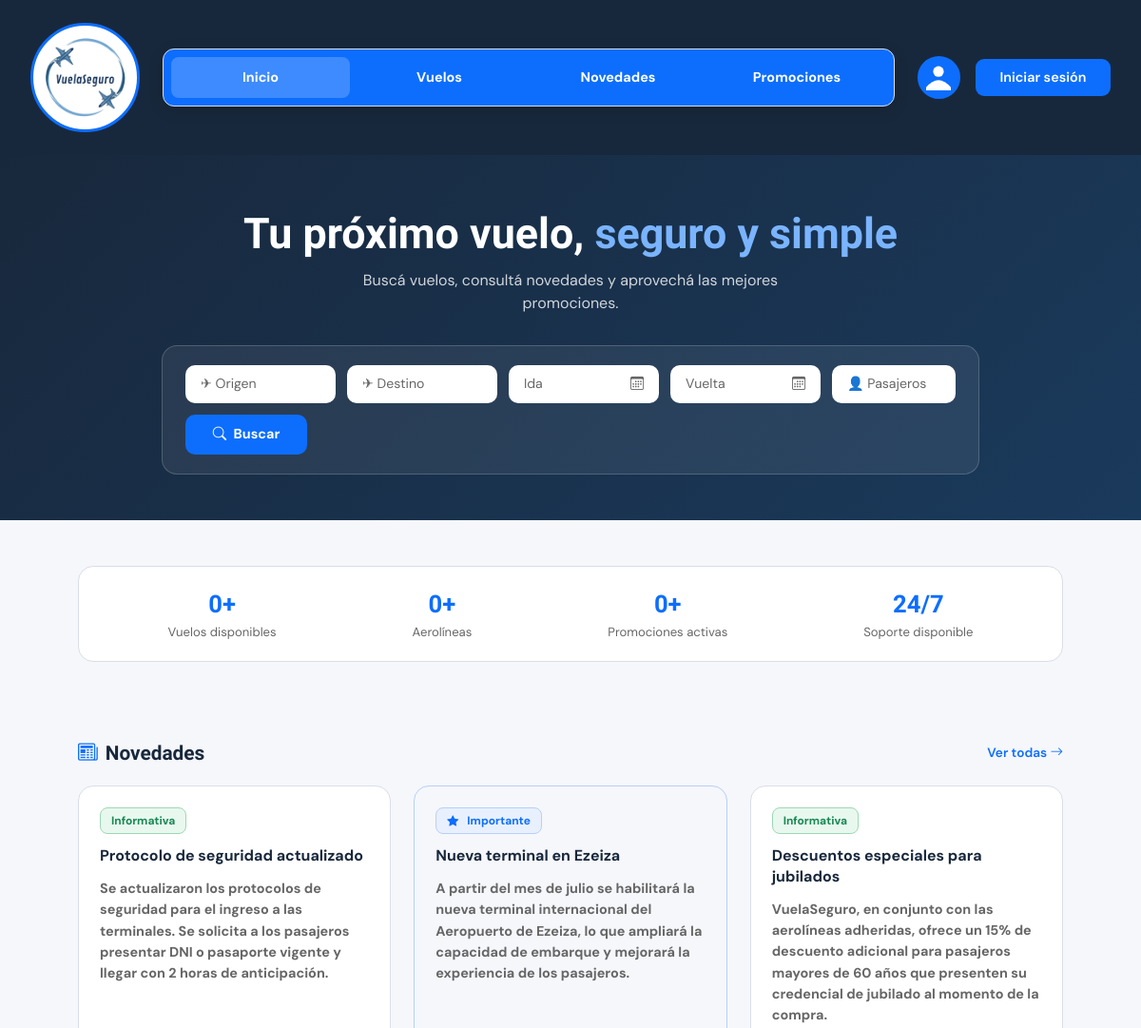
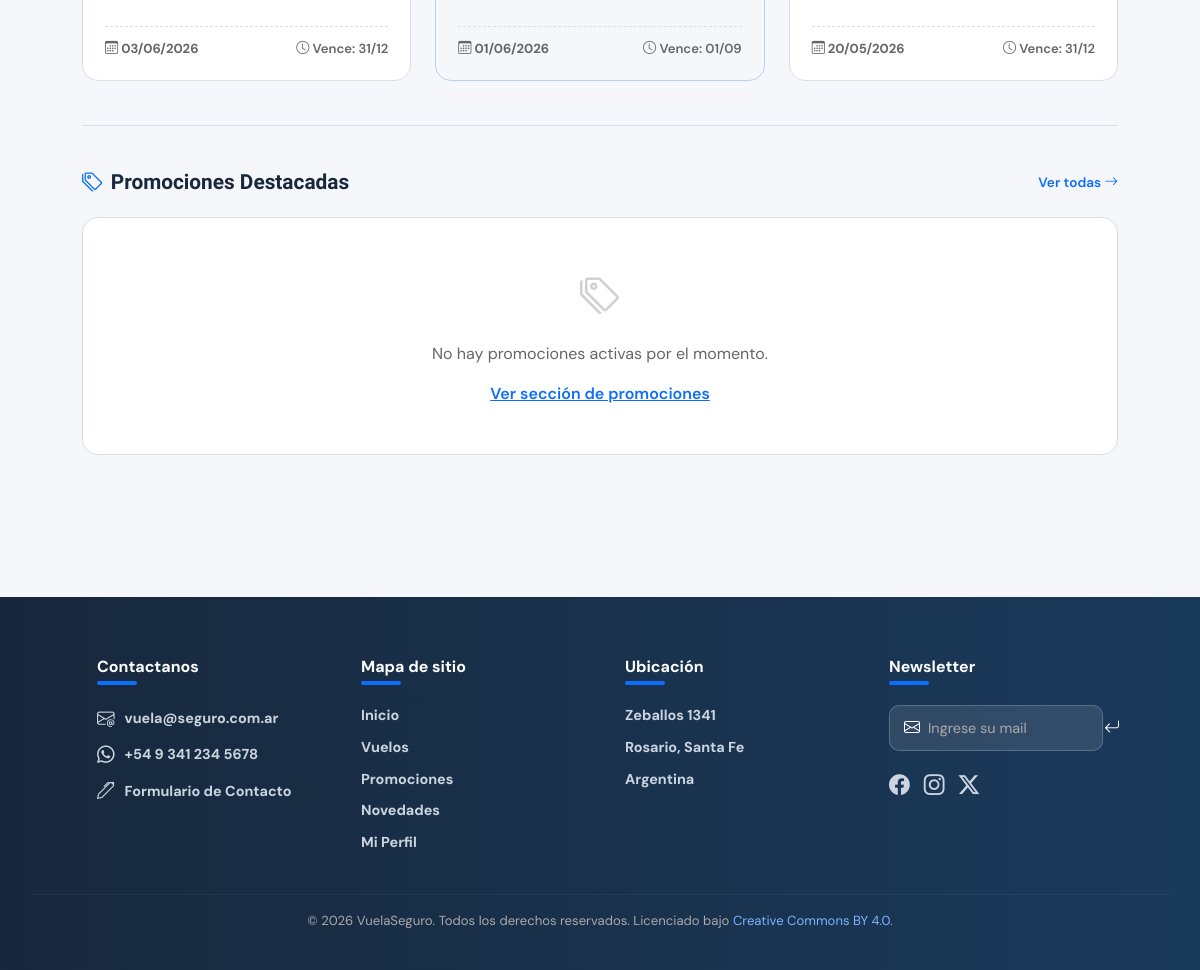
/INDEX/index.php, run on the app's committed database (2 pictures, top to bottom).
### tables this page shows
CREATE TABLE `novedades` (
  `codNovedad` int(11) NOT NULL,
  `TituloNovedad` varchar(50) NOT NULL,
  `textoNovedad` text NOT NULL,
  `fechaPublicacionNovedad` date NOT NULL,
  `fechaExpiracionNovedad` date NOT NULL,
  `tipoNovedad` enum('Alerta','Importante','Informativa','') NOT NULL
);

### INDEX/index.php (the view, shortened to what this page needs)
<?php
$link = mysqli_connect('localhost', 'root', '', 'vuelaseguro');
mysqli_set_charset($link, 'utf8');
$resNovedades = mysqli_query($link,
    "SELECT * FROM novedades
     WHERE fechaExpiracionNovedad >= CURDATE()
     ORDER BY fechaPublicacionNovedad DESC
     LIMIT 3");
function badgeNovedad($tipo) {
    return match($tipo) {
        'Importante'  => '<span class="badge-nov badge-imp"><i class="bi bi-star-fill me-1"></i>Importante</span>',
        'Alerta'      => '<span class="badge-nov badge-alt"><i class="bi bi-cloud-lightning me-1"></i>Alerta</span>',
        'Informativa' => '<span class="badge-nov badge-info">Informativa</span>',
        default       => '<span class="badge-nov badge-info">' . htmlspecialchars($tipo) . '</span>',
    };
}
function claseNovedad($tipo) {
    return match($tipo) {
        'Importante' => 'destacada',
        'Alerta'     => 'alerta',
        default      => '',
    };
}
?>
<!DOCTYPE html>
<html lang="es">
<head>
  <link href="https://cdn.jsdelivr.net/npm/bootstrap@5.3.3/dist/css/bootstrap.min.css" rel="stylesheet"/>
  <link rel="stylesheet" href="https://cdn.jsdelivr.net/npm/bootstrap-icons@1.13.1/font/bootstrap-icons.min.css">
  <link href="estilos-globales.css" rel="stylesheet">
  <link href="estilos-novedades.css" rel="stylesheet">
  <link href="estilos-inicio.css" rel="stylesheet">
</head>
<body>
<div class="header-wrapper">
  <nav class="navbar-custom">
    <div class="logo-wrap">
      <img src="./logo-vuelaseguro.png" class="logo-vuela" alt="Logo VuelaSeguro">
    </div>
    <div class="nav-links">
      <a href="index.php" class="active">Inicio</a>
      <a href="../VUELOS/vuelos.php">Vuelos</a>
      <a href="../NOVEDADES/novedades.php">Novedades</a>
      <a href="../PROMOCIONES/promociones.php">Promociones</a>
    </div>
    <div class="nav-right">
      <?php if (!empty($_SESSION)): ?>
        <span style="color:#fff;font-size:.9rem;font-weight:600;margin-right:8px;">
          <a href="../USUARIO/usuario.php">"<?= htmlspecialchars($_SESSION['nombreUsuario']) ?>"</a>
        </span>
        <a href="../logout.php" class="btn-registro" style="text-decoration:none;background:#dc3545;">Salir</a>
      <?php else: ?>
        <div class="foto-perfil">
          <svg width="26" height="40" viewBox="0 0 42 42" xmlns="http://www.w3.org/2000/svg">
            <circle cx="21" cy="10" r="9" fill="#ffffff"/>
            <path d="M -4 42 Q 21 7 46 42 Z" fill="#ffffff"/>
          </svg>
        </div>
        <?php if(empty($_SESSION)): ?>
          <a href="../LOGIN/login.php" class="btn-registro" style="text-decoration:none;">Iniciar sesión</a>
        <?php endif; ?>
      <?php endif; ?>
    </div>
  </nav>
</div>
<section class="hero">
  <h1>Tu próximo vuelo, <span style="color:#7ab4ff;">seguro y simple</span></h1>
  <p>Buscá vuelos, consultá novedades y aprovechá las mejores promociones.</p>
  <div class="filtro-hero">
    <input class="filtro-input" type="text" placeholder="✈ Origen" id="origen"/>
    <input class="filtro-input" type="text" placeholder="✈ Destino" id="destino"/>
    <div class="fecha-wrap">
      <div class="fecha-label" id="labelIda">
        <span id="textoIda">Ida</span>
        <i class="bi bi-calendar3" style="color:var(--gris);"></i>
      </div>
    </div>
    <div class="fecha-wrap">
      <div class="fecha-label" id="labelVuelta">
        <span id="textoVuelta">Vuelta</span>
        <i class="bi bi-calendar3" style="color:var(--gris);"></i>
      </div>
    </div>
    <input class="filtro-input" type="number" placeholder="👤 Pasajeros" min="1" style="max-width:130px;"/>
    <button class="btn-buscar-hero" onclick="alert('Buscador en construcción.')">
      <i class="bi bi-search me-1"></i> Buscar
    </button>
  </div>
</section>
<main class="container py-5" style="max-width:1060px;">
  <?php
  $totalVuelos  = mysqli_fetch_assoc(mysqli_query($link, "SELECT COUNT(*) AS n FROM vuelos"))['n'] ?? 0;
  $totalPromos  = mysqli_fetch_assoc(mysqli_query($link, "SELECT COUNT(*) AS n FROM promociones WHERE estadoPromocion='aprobada'"))['n'] ?? 0;
  $totalAero    = mysqli_fetch_assoc(mysqli_query($link, "SELECT COUNT(*) AS n FROM aerolineas"))['n'] ?? 0;
  ?>
  <div class="stats-strip">
    <div class="stat-item">
      <div class="stat-num"><?= $totalVuelos ?>+</div>
      <div class="stat-label">Vuelos disponibles</div>
    </div>
    <div class="stat-item">
      <div class="stat-num"><?= $totalAero ?>+</div>
      <div class="stat-label">Aerolíneas</div>
    </div>
    <div class="stat-item">
      <div class="stat-num"><?= $totalPromos ?>+</div>
      <div class="stat-label">Promociones activas</div>
    </div>
    <div class="stat-item">
      <div class="stat-num">24/7</div>
      <div class="stat-label">Soporte disponible</div>
    </div>
  </div>
  <section class="seccion-bloque">
    <div class="seccion-titulo">
      <h2><i class="bi bi-newspaper me-2" style="color:var(--azul);"></i>Novedades</h2>
      <a href="../NOVEDADES/novedades.php">Ver todas <i class="bi bi-arrow-right"></i></a>
    </div>
    <?php if (!$resNovedades || mysqli_num_rows($resNovedades) === 0): ?>
      <p style="color:var(--gris);">No hay novedades vigentes por el momento.</p>
    <?php else: ?>
      <div class="row row-cols-1 row-cols-md-3 g-4">
        <?php while ($nov = mysqli_fetch_assoc($resNovedades)): ?>
          <div class="col">
            <div class="novedad-card <?= claseNovedad($nov['tipoNovedad']) ?> h-100">
              <?= badgeNovedad($nov['tipoNovedad']) ?>
              <div class="nov-titulo-card"><?= htmlspecialchars($nov['TituloNovedad']) ?></div>
              <p class="nov-texto"><?= htmlspecialchars($nov['textoNovedad']) ?></p>
              <div class="nov-fecha">
                <span><i class="bi bi-calendar3"></i> <?= date('d/m/Y', strtotime($nov['fechaPublicacionNovedad'])) ?></span>
                <span class="nov-vence"><i class="bi bi-clock"></i> Vence: <?= date('d/m', strtotime($nov['fechaExpiracionNovedad'])) ?></span>
              </div>
            </div>
          </div>
        <?php endwhile; ?>
      </div>
    <?php endif; ?>
  </section>
  <section class="seccion-bloque">
    <div class="seccion-titulo">
      <h2><i class="bi bi-tags me-2" style="color:var(--azul);"></i>Promociones Destacadas</h2>
      <a href="../PROMOCIONES/promociones.php">Ver todas <i class="bi bi-arrow-right"></i></a>
    </div>
    <?php
    $promos = [];
    ?>
    <?php if (empty($promos)): ?>
      <div style="background:var(--blanco);border:1px solid var(--borde);border-radius:16px;padding:48px;text-align:center;color:var(--gris);">
        <i class="bi bi-tags fs-1 d-block mb-3" style="opacity:.3;"></i>
        <p>No hay promociones activas por el momento.</p>
        <a href="../PROMOCIONES/promociones.php" style="color:var(--azul);font-weight:600;">Ver sección de promociones</a>
      </div>
    <?php endif; ?>
  </section>
</main>
<section class="footer-section">
  <footer>
    <div class="row">
      <div class="col">
        <h3><strong>Contactanos</strong><div class="subrayado"></div></h3>
        <ul>
          <li><i class="bi bi-envelope-at"></i><a href="mailto:vuela@seguro.com.ar">vuela@seguro.com.ar</a></li>
          <li><i class="bi bi-whatsapp"></i><a href="#">+54 9 341 234 5678</a></li>
          <li><i class="bi bi-pen"></i><a href="../CONTACTO/contacto.php">Formulario de Contacto</a></li>
        </ul>
      </div>
      <div class="col">
        <h3><strong>Mapa de sitio</strong><div class="subrayado"></div></h3>
        <ul>
          <li><a href="index.php">Inicio</a></li>
          <li><a href="../VUELOS/vuelos.php">Vuelos</a></li>
          <li><a href="../PROMOCIONES/promociones.php">Promociones</a></li>
          <li><a href="../NOVEDADES/novedades.php">Novedades</a></li>
          <li><a href="">Mi Perfil</a></li>
        </ul>
      </div>
      <div class="col">
        <h3><strong>Ubicación</strong><div class="subrayado"></div></h3>
        <ul>
          <li><a href="https://maps.app.goo.gl/UvsGpUXHgk9GkpYP9" target="_blank">Zeballos 1341</a></li>
          <li><a href="https://maps.app.goo.gl/87YMeSLAp74gH9mc7" target="_blank">Rosario, Santa Fe</a></li>
          <li><a href="https://maps.app.goo.gl/u94xc8o8xowqeTuz8" target="_blank">Argentina</a></li>
        </ul>
      </div>
      <div class="col">
        <h3><strong>Newsletter</strong><div class="subrayado"></div></h3>
        <form>
          <i class="bi bi-envelope"></i>
          <input type="email" placeholder="Ingrese su mail">
          <button type="submit"><i class="bi bi-arrow-return-left"></i></button>
        </form>
        <div class="iconos-redes">
          <i class="bi bi-facebook"></i>
          <i class="bi bi-instagram"></i>
          <i class="bi bi-twitter-x"></i>
        </div>
      </div>
    </div>
    <hr>
    <p class="copyright">&copy; 2026 VuelaSeguro. Todos los derechos reservados. Licenciado bajo
      <a href="https://creativecommons.org/licenses/by/4.0/" target="_blank" rel="noopener noreferrer">Creative Commons BY 4.0</a>.
    </p>
  </footer>
</section>
</body>
</html>

### INDEX/estilos-globales.css (style rules this page uses)
:root { --azul: #0d6efd; --azul-oscuro: #18283c; --gris: #666666; --gris-claro: #f5f7fb; --borde: #d9dee7; --blanco: #ffffff; --verde: #198754; --rojo: #dc3545; --naranja: #e07b00; }
* { margin: 0; padding: 0; box-sizing: border-box; }
body { font-family: 'DM Sans', sans-serif; background: var(--gris-claro); color: var(--azul-oscuro); }
.header-wrapper { background: var(--azul-oscuro); padding: 1.5rem 0 0 0; }
.navbar-custom { margin: 0 2rem; padding-bottom: 1.5rem; display: flex; align-items: center; gap: 1.5rem; }
.logo-wrap { width: 115px; height: 115px; border-radius: 50%; border: 3px solid var(--azul); background: var(--blanco); display: flex; align-items: center; justify-content: center; flex-shrink: 0; overflow: hidden; position: relative; }
.logo-vuela { width: 100%; height: 100%; object-fit: cover; }
.nav-links { background: var(--azul); border: 1px solid var(--borde); border-radius: 12px; padding: 0.5rem; display: flex; flex: 1; justify-content: space-between; box-shadow: 0 4px 15px rgba(0, 0, 0, 0.15); }
.nav-links a { font-weight: 700; flex: 1; text-align: center; color: var(--blanco); font-size: 0.9rem; padding: 0.7rem 0; border-radius: 8px; text-decoration: none; transition: all 0.2s; white-space: nowrap; }
.nav-links a.active { color: var(--blanco); background: rgba(255, 255, 255, 0.2); }
.nav-right { display: flex; align-items: center; gap: 1rem; flex-shrink: 0; }
.foto-perfil { width: 45px; height: 45px; border-radius: 50%; border: 2px solid var(--azul); background: var(--azul); display: flex; align-items: center; justify-content: center; cursor: pointer; flex-shrink: 0; overflow: hidden; }
.btn-registro { background: var(--azul); border: none; color: var(--blanco); border-radius: 9px; padding: 0.55rem 1.6rem; font-size: 0.9rem; font-weight: 600; white-space: nowrap; cursor: pointer; flex-shrink: 0; transition: all 0.2s; }
.filtro-input, .fecha-container { flex: 1; min-width: 140px; }
.filtro-input { background: var(--blanco); border: 1px solid var(--borde); border-radius: 9px; color: var(--azul-oscuro); font-family: 'DM Sans', sans-serif; font-size: 0.84rem; padding: 0.5rem 0.9rem; outline: none; }
.filtro-input::placeholder { color: var(--gris); }
.footer-section { background: linear-gradient(to right, var(--azul-oscuro), #1a3a5c); color: var(--blanco); padding: 50px 30px 24px; margin-top: 50px; }
.footer-section footer .row { width: 90%; margin: auto; display: flex; flex-wrap: wrap; justify-content: space-between; gap: 30px; margin-bottom: 30px; }
.footer-section footer .col { flex-basis: 20%; min-width: 160px; padding: 10px; }
.footer-section h3 { font-size: 1rem; margin-bottom: 20px; color: var(--blanco); }
.footer-section .subrayado { width: 40px; height: 4px; background: var(--azul); border-radius: 3px; margin-top: 5px; }
.footer-section ul { list-style: none; padding: 0; margin: 0; display: flex; flex-direction: column; gap: 10px; }
.footer-section ul li { display: flex; align-items: center; gap: 10px; font-size: 0.9rem; }
.footer-section ul li a { font-weight: 700; color: #cbd5e0; text-decoration: none; transition: 0.2s; }
.footer-section ul li i { font-size: 1.1rem; color: #cbd5e0; }
.footer-section form { display: flex; align-items: center; gap: 8px; background: rgba(255, 255, 255, 0.1); border: 1px solid rgba(255, 255, 255, 0.2); border-radius: 10px; padding: 10px 14px; margin-bottom: 18px; }
.footer-section form i { font-size: 1rem; color: var(--blanco); }
.footer-section form input { background: transparent; border: none; outline: none; color: var(--blanco); font-family: 'DM Sans', sans-serif; font-size: 0.9rem; flex: 1; }
.footer-section form input::placeholder { color: #aaaaaa; }
.footer-section form button { background: transparent; border: none; color: var(--blanco); cursor: pointer; font-size: 1rem; }
.footer-section .iconos-redes { display: flex; gap: 14px; }
.footer-section .iconos-redes i { font-size: 1.3rem; color: #cbd5e0; cursor: pointer; transition: 0.2s; }
.footer-section hr { border: none; border-top: 1px solid rgba(255, 255, 255, 0.15); margin-bottom: 16px; }
.footer-section .copyright { text-align: center; font-size: 0.82rem; color: #aaaaaa; }
.footer-section .copyright a { color: #7ab4ff; text-decoration: none; }

### data on the page
novedades: tipoNovedad "Informativa", TituloNovedad "Protocolo de seguridad actualizado", textoNovedad "Se actualizaron los protocolos de seguridad para el ingreso a las terminales. Se solicita a los pasajeros presentar DNI o pasaporte vigente y llegar con 2 horas de anticipación.", fechaPublicacionNovedad "03/06/2026", fechaExpiracionNovedad "31/12"
novedades: tipoNovedad "Importante", TituloNovedad "Nueva terminal en Ezeiza", textoNovedad "A partir del mes de julio se habilitará la nueva terminal internacional del Aeropuerto de Ezeiza, lo que ampliará la capacidad de embarque y mejorará la experiencia de los pasajeros.", fechaPublicacionNovedad "01/06/2026", fechaExpiracionNovedad "01/09"
novedades: tipoNovedad "Informativa", TituloNovedad "Descuentos especiales para jubilados", textoNovedad "VuelaSeguro, en conjunto con las aerolíneas adheridas, ofrece un 15% de descuento adicional para pasajeros mayores de 60 años que presenten su credencial de jubilado al momento de la compra.", fechaPublicacionNovedad "20/05/2026", fechaExpiracionNovedad "31/12"

### other printed values
$totalVuelos "0"
$totalAero "0"
$totalPromos "0"
